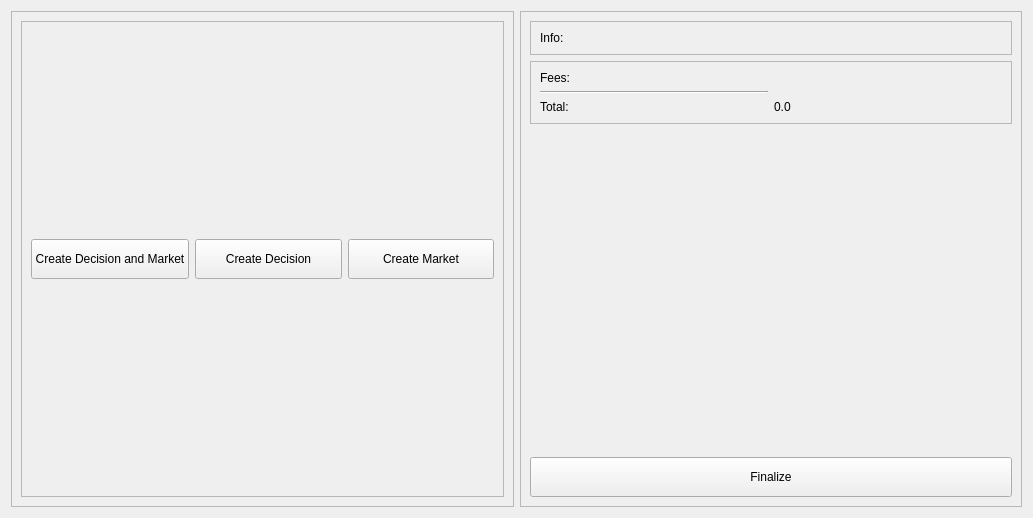
<?xml version="1.0" encoding="UTF-8"?>
<ui version="4.0">
 <class>AuthorView</class>
 <widget class="QWidget" name="AuthorView">
  <property name="geometry">
   <rect>
    <x>0</x>
    <y>0</y>
    <width>1033</width>
    <height>518</height>
   </rect>
  </property>
  <property name="windowTitle">
   <string>Form</string>
  </property>
  <property name="windowIcon">
   <iconset resource="../hivemind.qrc">
    <normaloff>:/icons/hivemind</normaloff>:/icons/hivemind</iconset>
  </property>
  <layout class="QHBoxLayout" name="horizontalLayout">
   <item>
    <widget class="QFrame" name="frameLeft">
     <property name="frameShape">
      <enum>QFrame::StyledPanel</enum>
     </property>
     <property name="frameShadow">
      <enum>QFrame::Raised</enum>
     </property>
     <layout class="QVBoxLayout" name="verticalLayout_7">
      <item>
       <widget class="QFrame" name="frame">
        <property name="frameShape">
         <enum>QFrame::StyledPanel</enum>
        </property>
        <property name="frameShadow">
         <enum>QFrame::Raised</enum>
        </property>
        <layout class="QHBoxLayout" name="horizontalLayout_2">
         <item>
          <widget class="QPushButton" name="pushButtonCreateCombo">
           <property name="minimumSize">
            <size>
             <width>0</width>
             <height>40</height>
            </size>
           </property>
           <property name="text">
            <string>Create Decision and Market</string>
           </property>
          </widget>
         </item>
         <item>
          <widget class="QPushButton" name="pushButtonCreateDecision">
           <property name="minimumSize">
            <size>
             <width>0</width>
             <height>40</height>
            </size>
           </property>
           <property name="text">
            <string>Create Decision</string>
           </property>
          </widget>
         </item>
         <item>
          <widget class="QPushButton" name="pushButtonCreateMarket">
           <property name="minimumSize">
            <size>
             <width>0</width>
             <height>40</height>
            </size>
           </property>
           <property name="text">
            <string>Create Market</string>
           </property>
          </widget>
         </item>
        </layout>
       </widget>
      </item>
     </layout>
    </widget>
   </item>
   <item>
    <widget class="QFrame" name="frameRight">
     <property name="frameShape">
      <enum>QFrame::StyledPanel</enum>
     </property>
     <property name="frameShadow">
      <enum>QFrame::Raised</enum>
     </property>
     <layout class="QVBoxLayout" name="verticalLayout">
      <item>
       <widget class="QFrame" name="frameInfo">
        <property name="frameShape">
         <enum>QFrame::StyledPanel</enum>
        </property>
        <property name="frameShadow">
         <enum>QFrame::Raised</enum>
        </property>
        <layout class="QVBoxLayout" name="verticalLayout_2">
         <item>
          <widget class="QLabel" name="labelInfo">
           <property name="text">
            <string>Info:</string>
           </property>
          </widget>
         </item>
        </layout>
       </widget>
      </item>
      <item>
       <widget class="QFrame" name="frameFees">
        <property name="frameShape">
         <enum>QFrame::StyledPanel</enum>
        </property>
        <property name="frameShadow">
         <enum>QFrame::Raised</enum>
        </property>
        <layout class="QGridLayout" name="gridLayout">
         <item row="2" column="0">
          <widget class="QLabel" name="labelTotal">
           <property name="text">
            <string>Total:</string>
           </property>
          </widget>
         </item>
         <item row="1" column="0">
          <widget class="Line" name="line">
           <property name="orientation">
            <enum>Qt::Horizontal</enum>
           </property>
          </widget>
         </item>
         <item row="0" column="0">
          <widget class="QLabel" name="labelFees">
           <property name="text">
            <string>Fees:</string>
           </property>
          </widget>
         </item>
         <item row="2" column="1">
          <widget class="QLabel" name="labelTotalValue">
           <property name="text">
            <string>0.0</string>
           </property>
          </widget>
         </item>
        </layout>
       </widget>
      </item>
      <item>
       <spacer name="verticalSpacer">
        <property name="orientation">
         <enum>Qt::Vertical</enum>
        </property>
        <property name="sizeHint" stdset="0">
         <size>
          <width>20</width>
          <height>40</height>
         </size>
        </property>
       </spacer>
      </item>
      <item>
       <widget class="QPushButton" name="pushButtonFinalize">
        <property name="minimumSize">
         <size>
          <width>100</width>
          <height>40</height>
         </size>
        </property>
        <property name="text">
         <string>Finalize</string>
        </property>
        <property name="icon">
         <iconset resource="../hivemind.qrc">
          <normaloff>:/icons/synced</normaloff>:/icons/synced</iconset>
        </property>
       </widget>
      </item>
     </layout>
    </widget>
   </item>
  </layout>
 </widget>
 <resources>
  <include location="../hivemind.qrc"/>
 </resources>
 <connections/>
</ui>
